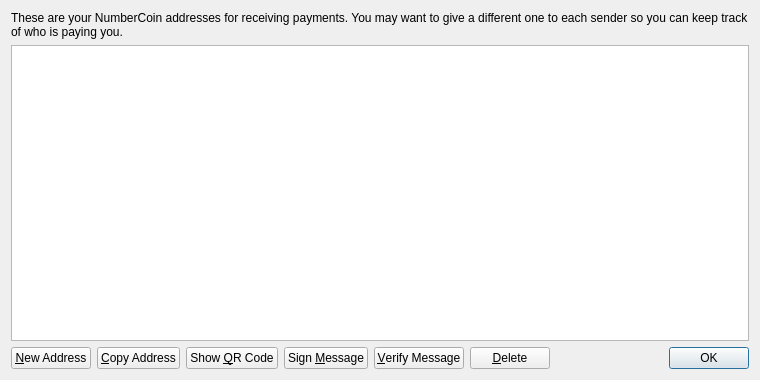
<?xml version="1.0" encoding="UTF-8"?>
<ui version="4.0">
 <class>AddressBookPage</class>
 <widget class="QWidget" name="AddressBookPage">
  <property name="geometry">
   <rect>
    <x>0</x>
    <y>0</y>
    <width>760</width>
    <height>380</height>
   </rect>
  </property>
  <property name="windowTitle">
   <string>Address Book</string>
  </property>
  <layout class="QVBoxLayout" name="verticalLayout">
   <item>
    <widget class="QLabel" name="labelExplanation">
     <property name="text">
      <string>These are your NumberCoin addresses for receiving payments. You may want to give a different one to each sender so you can keep track of who is paying you.</string>
     </property>
     <property name="textFormat">
      <enum>Qt::PlainText</enum>
     </property>
     <property name="wordWrap">
      <bool>true</bool>
     </property>
    </widget>
   </item>
   <item>
    <widget class="QTableView" name="tableView">
     <property name="contextMenuPolicy">
      <enum>Qt::CustomContextMenu</enum>
     </property>
     <property name="toolTip">
      <string>Double-click to edit address or label</string>
     </property>
     <property name="tabKeyNavigation">
      <bool>false</bool>
     </property>
     <property name="alternatingRowColors">
      <bool>true</bool>
     </property>
     <property name="selectionMode">
      <enum>QAbstractItemView::SingleSelection</enum>
     </property>
     <property name="selectionBehavior">
      <enum>QAbstractItemView::SelectRows</enum>
     </property>
     <property name="sortingEnabled">
      <bool>true</bool>
     </property>
     <attribute name="verticalHeaderVisible">
      <bool>false</bool>
     </attribute>
    </widget>
   </item>
   <item>
    <layout class="QHBoxLayout" name="horizontalLayout">
     <item>
      <widget class="QPushButton" name="newAddressButton">
       <property name="toolTip">
        <string>Create a new address</string>
       </property>
       <property name="text">
        <string>&amp;New Address</string>
       </property>
       <property name="icon">
        <iconset resource="../bitcoin.qrc">
         <normaloff>:/icons/add</normaloff>:/icons/add</iconset>
       </property>
      </widget>
     </item>
     <item>
      <widget class="QPushButton" name="copyToClipboard">
       <property name="toolTip">
        <string>Copy the currently selected address to the system clipboard</string>
       </property>
       <property name="text">
        <string>&amp;Copy Address</string>
       </property>
       <property name="icon">
        <iconset resource="../bitcoin.qrc">
         <normaloff>:/icons/editcopy</normaloff>:/icons/editcopy</iconset>
       </property>
      </widget>
     </item>
     <item>
      <widget class="QPushButton" name="showQRCode">
       <property name="text">
        <string>Show &amp;QR Code</string>
       </property>
       <property name="icon">
        <iconset resource="../bitcoin.qrc">
         <normaloff>:/icons/qrcode</normaloff>:/icons/qrcode</iconset>
       </property>
      </widget>
     </item>
     <item>
      <widget class="QPushButton" name="signMessage">
       <property name="toolTip">
        <string>Sign a message to prove you own a NumberCoin address</string>
       </property>
       <property name="text">
        <string>Sign &amp;Message</string>
       </property>
       <property name="icon">
        <iconset resource="../bitcoin.qrc">
         <normaloff>:/icons/edit</normaloff>:/icons/edit</iconset>
       </property>
      </widget>
     </item>
     <item>
      <widget class="QPushButton" name="verifyMessage">
       <property name="toolTip">
        <string>Verify a message to ensure it was signed with a specified NumberCoin address</string>
       </property>
       <property name="text">
        <string>&amp;Verify Message</string>
       </property>
       <property name="icon">
        <iconset resource="../bitcoin.qrc">
         <normaloff>:/icons/transaction_0</normaloff>:/icons/transaction_0</iconset>
       </property>
      </widget>
     </item>
     <item>
      <widget class="QPushButton" name="deleteButton">
       <property name="toolTip">
        <string>Delete the currently selected address from the list</string>
       </property>
       <property name="text">
        <string>&amp;Delete</string>
       </property>
       <property name="icon">
        <iconset resource="../bitcoin.qrc">
         <normaloff>:/icons/remove</normaloff>:/icons/remove</iconset>
       </property>
      </widget>
     </item>
     <item>
      <spacer name="horizontalSpacer">
       <property name="orientation">
        <enum>Qt::Horizontal</enum>
       </property>
       <property name="sizeHint" stdset="0">
        <size>
         <width>40</width>
         <height>20</height>
        </size>
       </property>
      </spacer>
     </item>
     <item>
      <widget class="QDialogButtonBox" name="buttonBox">
       <property name="sizePolicy">
        <sizepolicy hsizetype="Maximum" vsizetype="Fixed">
         <horstretch>0</horstretch>
         <verstretch>0</verstretch>
        </sizepolicy>
       </property>
       <property name="standardButtons">
        <set>QDialogButtonBox::Ok</set>
       </property>
      </widget>
     </item>
    </layout>
   </item>
  </layout>
 </widget>
 <resources>
  <include location="../bitcoin.qrc"/>
 </resources>
 <connections/>
</ui>
